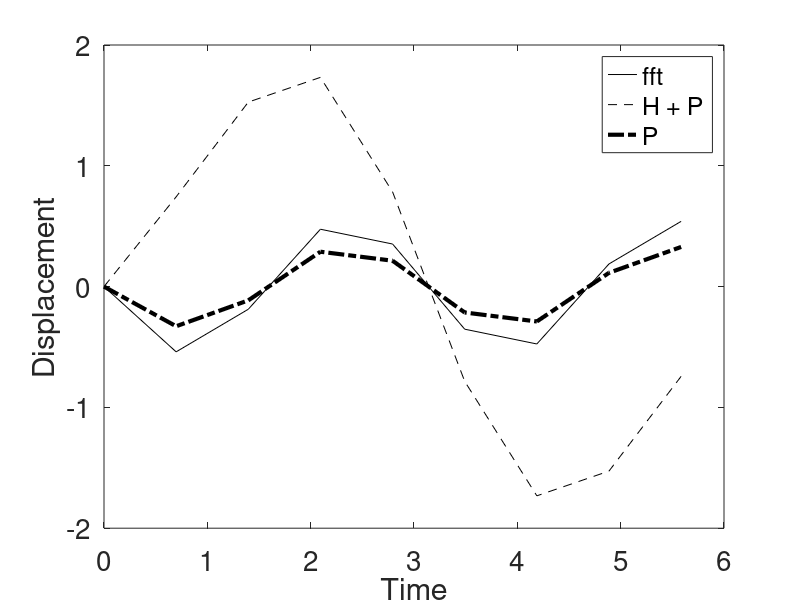

Here is the MATLAB script that generated this plot:
clc;
clear all;
close all;
format short g;
% ----------------------------------------------------------------------- %
N = 9;
t = linspace(0, 2*pi, N + 1)'; t = t(1:N);
f = sin(2 * t);
k = (1:N)';

F = fft(f);
X = F ./ (1 - 4 * pi^2 * ((k - 1)./(N)).^2);
x = ifft(X);
xAnal1 = -1/3 * sin(2*t) + 5 / 3 * sin(t);
xAnal2 = -1/3 * sin(2*t);

figure,
plot(t, x, 'k',...
     t, xAnal1, 'k--',...
     t, xAnal2, 'k-.',...
     'linewidth', 3)
legend('fft', 'H + P', 'P')
xlabel('Time','fontsize',20)
ylabel('Displacement','fontsize',20)
set(gca,'fontsize',20)

% nt = 1000;
% x1 = zeros(nt,1);
% x2 = zeros(nt,1); x2(1) = 1;
% t = linspace(0, 10, nt);
% dt = t(2) - t(1);
% for it=1:nt-1
%     x1(it+1) = x2(it) * dt + x1(it);
%     x2(it+1) = (-x1(it) + sin(2*it*dt)) * dt + x2(it);
% end
% 
% figure,
% plot(t, x1,...
%      t, -1/3 * sin(2*t) + 5 / 3 * sin(t), 'o')

% N = 500;
% t = linspace(0, 2*pi, N + 1)'; t = t(1:N);
% f = sin(2 * t);
% k = (-N/2:N/2)';
% 
% trapz(t, sin(t).*sin(t))
% 
% F = zeros(N, 1);
% for ik=1:length(k)
%     F(ik) = trapz(t, f .* exp(-2 * pi * i * k(ik) * t));
% end
% 
% X = F ./ (1 - 4 * pi^2 * k.^2);
% 
% x = zeros(N, 1);
% for it=1:length(t)
%     x(it) = trapz(k, X .* exp(2*pi*i*k*t(it)));
% end
% 
% figure,
% plot(t, real(x))